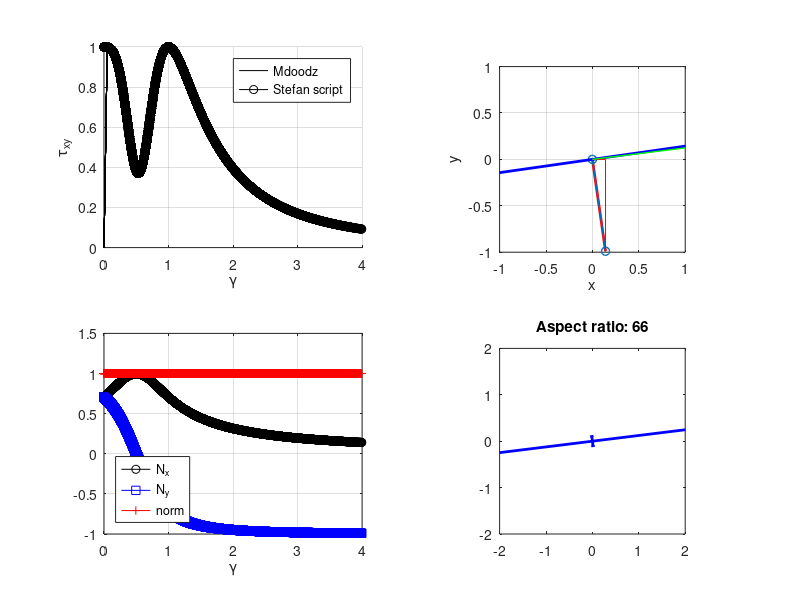

Source code (MATLAB):
%==========================================================================
% Version for Matlab which can use vector multiplication
% Version for C-code which is based on components, because no vector
% multiplication
% Director should not be orthogonal to shear direction
clear all, close all, clc

% test_name = 'StressEvolConstantAnisotropy';
test_name = 'StressEvolFiniteStrainAnisotropy';
% Mdoodz    = load(test_name);

Mdoodz    = load('NewData');

% Simple shear
dt          = 1e-2;
dudx        = 0;
dudy        = 1;
dvdx        = 0;
dvdy        = 0;

mu_N        = 1;
mu_S        = mu_N/10;
C_ISO       = 2*mu_N*[1 0 0; 0 1 0; 0 0 1/2];
w12         = 1/2*(dudy-dvdx);
e12         = 1/2*(dudy+dvdx);
L           = [dudx dudy; dvdx dvdy];
W           = [0 w12; -w12 0];
D           = [0 e12; e12 0];
D_vec       = [dudx dvdy 2*e12]';
Tau_vec     = C_ISO*D_vec;
Tauxy       = Tau_vec(3);
Gamma       = 0;
F_inc       = [1 dt*dudy; 0 1];
F           = [1       0; dt*dvdx 1];

Director    = [1; 1];
Norm_dir    = sqrt( Director(1)^2+Director(2)^2 );
Director    = Director ./ Norm_dir;
Director2   = Director;
Norm_dir    = sqrt( Director(1)^2+Director(2)^2 );
Nx          = Director(1);
Ny          = Director(2);
Angle       = atand(Nx/Ny);
Fol_x       = -Ny/Nx;
Fol_y       = 1;

it          = 1;
% while Ny(end) > -0.99 %it = 2:500;
for it = 2:800
%     it              = it+1;
    
    F               = F_inc*F;
    B               = F*F';                 % Left Cauchy-Green tensor
    [BV,BE]         = eigs(B);              % Spectral decomposition
    VE              = diag(sqrt(diag(BE))); % Square roots of eigenvalues
    FS              = BV*VE;                % Scale eigenvectors with eigenvalues
    psa1            = FS(:,2);              % Finite strain axis 1
    psa2            = FS(:,1);              % Finite strain axis 2    
    Aratio          = sqrt( psa2(1)^2 + psa2(2)^2 ) / sqrt( psa1(1)^2 + psa1(2)^2 );
    
    Director_dot    = W*Director - D*Director*(Director'*Director) + (Director'*(D*Director))*Director;
    Director_dot2   = -L'*Director2;
    
    Director        = Director + Director_dot*dt;
    Director2       = Director2 + Director_dot2*dt;
    Norm_dir(it)    = sqrt(Director(1)^2+Director(2)^2);
    Director        = Director ./ Norm_dir(it);
    a0              = 2*Director(1)^2*Director(2)^2;
    a1              = (Director(1)*Director(2)^3-Director(1)^3*Director(2));
    a1              = Director(1)*Director(2) * (-Director(1)^2 + Director(2)^2);
%     C_ANI           = [-a0 a0 -a1; a0 -a0 a1; -a1 a1 -1/2+a0];
    C_ANI           = [-a0 a0 a1; a0 -a0 -a1; a1 -a1 -1/2+a0];
    
    if strcmp(test_name, 'StressEvolFiniteStrainAnisotropy') == 1
        mu_S            = mu_N / Aratio; %min(100,Aratio);
    end
    S_C             = C_ISO + 2*(mu_N-mu_S) * C_ANI;
    
    Tau_vec         = S_C*D_vec;
    Tauxy(it)       = Tau_vec(3);
    Gamma(it)       = Gamma(it-1) + e12*dt;
    Nx(it)          = Director(1);
    Ny(it)          = Director(2);
    Angle(it)       = atand(Nx/Ny);
    Fol_x(it)       = -Ny(it)/Nx(it);
    Fol_y(it)       = 1; 
    
    if mod(it,20)==0
        subplot(221)
        hold on
        plot(Mdoodz.timevec/2.0, Mdoodz.txzvec, '-k')
        plot(Gamma,Tauxy,'-ok'), grid on
        legend('Mdoodz', 'Stefan script','location','northeast')
        xlabel('\gamma')
        ylabel('\tau_{xy}')
        
        subplot(223)
        plot(Gamma,Nx,'-ok'), hold on,plot(Gamma,Ny,'-sb'),plot(Gamma,Norm_dir,'-+r'), grid on
        legend('N_x','N_y','norm','location','southwest')
        xlabel('\gamma')
        ylabel(' ')

        subplot(222)
        hold off
        plot([0 Nx(it)   ],[0 Ny(it)]   ,'-r','linewidth',2), grid on, hold on
        plot([0 Director2(1)   ]/sqrt(Director2(1)^2+Director2(2)^2),[0 Director2(2)]/sqrt(Director2(1)^2+Director2(2)^2)   ,'-o','linewidth',1)
        plot([Fol_x(it) -Fol_x(it)],[Fol_y(it) -Fol_y(it)],'-b','linewidth',2)
        plot([0 Nx(it)],[0 0],'-r')
        plot([Nx(it) Nx(it)],[0 Ny(it)],'-r')
        quiver(0,0, -psa2(1)*1e2, -psa2(2)*1e2,'color','g','linewidth',1,'AutoScale','off');
        axis equal, axis([-1 1 -1 1])
        xlabel('x')
        ylabel('y')
        
        subplot(224)
        hold off
        quiver(0,0, psa1(1), psa1(2),'color','b','linewidth',2,'AutoScale','off'); hold on
        quiver(0,0, psa2(1), psa2(2),'color','b','linewidth',2,'AutoScale','off');
        quiver(0,0,-psa1(1),-psa1(2),'color','b','linewidth',2,'AutoScale','off');
        quiver(0,0,-psa2(1),-psa2(2),'color','b','linewidth',2,'AutoScale','off');
        axis equal, axis(2*[-1 1 -1 1])
        title(['Aspect ratio: ',num2str(Aratio,2)])
        set(gcf,'position',[393 97.4000 978 684.4000])
        drawnow
    end
end

save('StefanFiniteStrainAnisotropyTest','Tauxy','Nx','Ny')

% print(test_name, '-dpng', '-r300')

% % Expression from Mulhaus
% n1    = Director(1);
% n2    = Director(2);
% ddotx = (-(dudx-dvdy)*n1*n2 - dvdx*n2^2 + dudy*n1^2)*n2;
% ddoty = ( (dudx-dvdy)*n1*n2 + dvdx*n2^2 - dudy*n1^2)*n1;
% ddot  = [ddotx;ddoty]